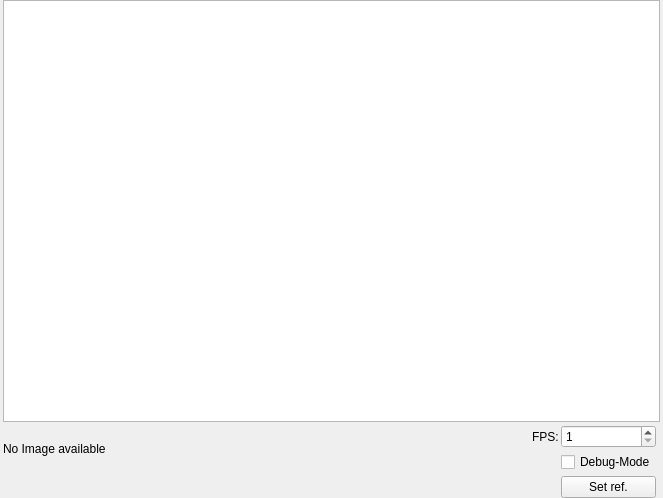
<?xml version="1.0" encoding="UTF-8"?>
<ui version="4.0">
 <class>LiveView_Widget</class>
 <widget class="QWidget" name="LiveView_Widget">
  <property name="geometry">
   <rect>
    <x>0</x>
    <y>0</y>
    <width>663</width>
    <height>498</height>
   </rect>
  </property>
  <property name="windowTitle">
   <string>Form</string>
  </property>
  <layout class="QGridLayout" name="gridLayout">
   <property name="leftMargin">
    <number>3</number>
   </property>
   <property name="topMargin">
    <number>0</number>
   </property>
   <property name="rightMargin">
    <number>3</number>
   </property>
   <property name="bottomMargin">
    <number>0</number>
   </property>
   <property name="spacing">
    <number>2</number>
   </property>
   <item row="2" column="2">
    <widget class="QCheckBox" name="debugModeCb">
     <property name="text">
      <string>Debug-Mode</string>
     </property>
    </widget>
   </item>
   <item row="0" column="0" colspan="5">
    <widget class="ImageView" name="graphicsView">
     <property name="sizeAdjustPolicy">
      <enum>QAbstractScrollArea::AdjustToContents</enum>
     </property>
    </widget>
   </item>
   <item row="1" column="1">
    <widget class="QLabel" name="label">
     <property name="text">
      <string>FPS:</string>
     </property>
    </widget>
   </item>
   <item row="1" column="0" rowspan="2">
    <widget class="QLabel" name="metaInfo">
     <property name="sizePolicy">
      <sizepolicy hsizetype="MinimumExpanding" vsizetype="Maximum">
       <horstretch>0</horstretch>
       <verstretch>0</verstretch>
      </sizepolicy>
     </property>
     <property name="minimumSize">
      <size>
       <width>0</width>
       <height>50</height>
      </size>
     </property>
     <property name="text">
      <string>No Image available</string>
     </property>
    </widget>
   </item>
   <item row="1" column="2">
    <widget class="QSpinBox" name="fpsSpinBox">
     <property name="minimum">
      <number>1</number>
     </property>
     <property name="maximum">
      <number>200</number>
     </property>
    </widget>
   </item>
   <item row="3" column="2">
    <widget class="QPushButton" name="setRefBtn">
     <property name="text">
      <string>Set ref.</string>
     </property>
    </widget>
   </item>
   <item row="1" column="4" rowspan="3">
    <widget class="ImageViewZoomControl" name="zoomControl" native="true">
     <property name="sizePolicy">
      <sizepolicy hsizetype="Maximum" vsizetype="Preferred">
       <horstretch>0</horstretch>
       <verstretch>0</verstretch>
      </sizepolicy>
     </property>
    </widget>
   </item>
  </layout>
 </widget>
 <customwidgets>
  <customwidget>
   <class>ImageView</class>
   <extends>QGraphicsView</extends>
   <header>ImageView.h</header>
  </customwidget>
  <customwidget>
   <class>ImageViewZoomControl</class>
   <extends>QWidget</extends>
   <header>ImageViewZoomControl.h</header>
   <container>1</container>
  </customwidget>
 </customwidgets>
 <resources/>
 <connections/>
</ui>
